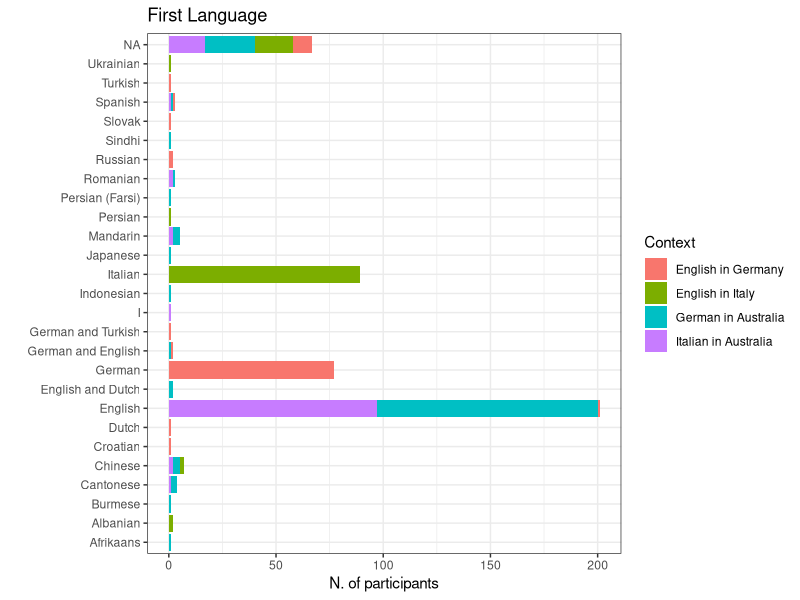
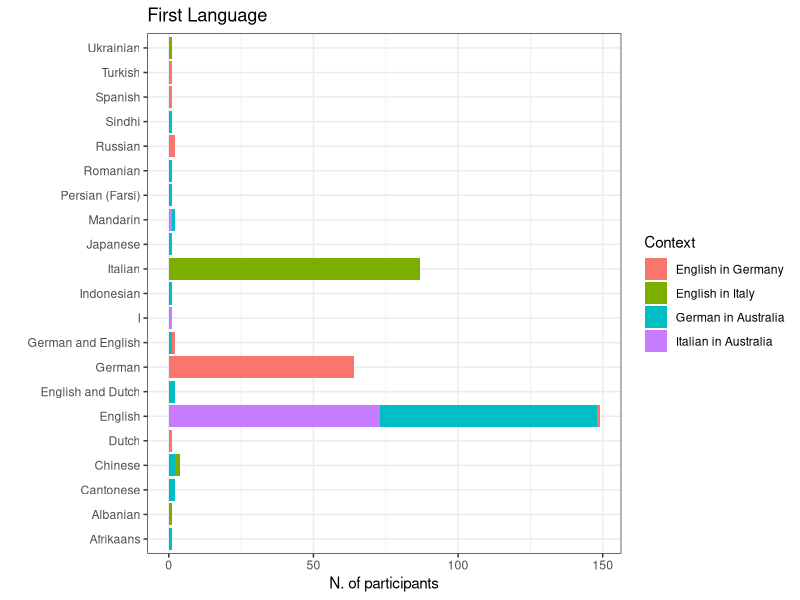
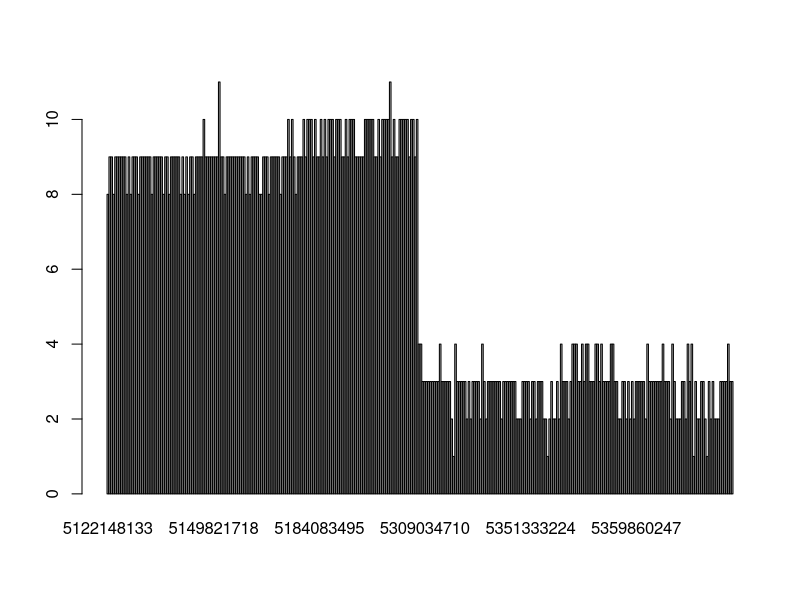
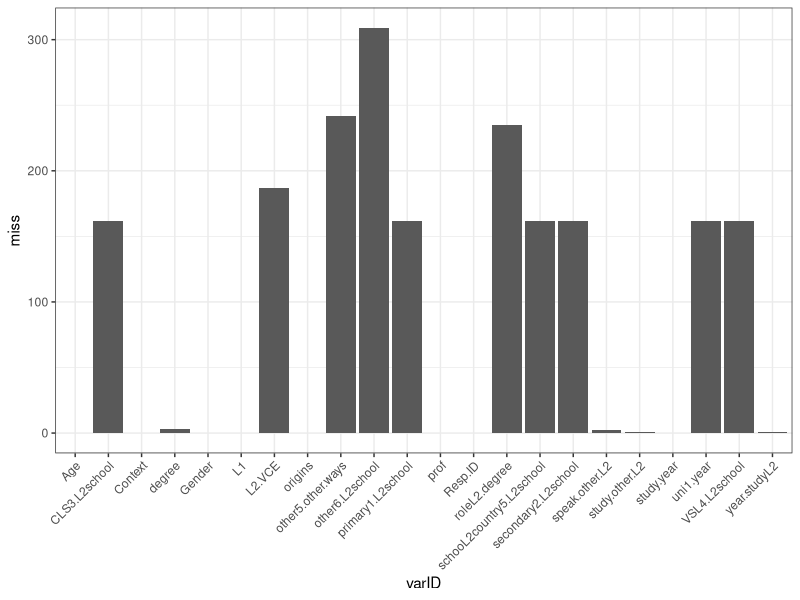

Recreate these plots in R, in order. (Note: this script raises an error after producing the figures.)
## ---- chunk 1
library(readr)
library(tidyverse)
library(reshape2)
library(corrplot)
library(psych)
library(pheatmap)
library(RColorBrewer)
library(cowplot)
library(gridExtra)
library(cowplot)
library(pheatmap)
# Chunk options
knitr::opts_chunk$set(echo = TRUE, prompt = TRUE,cache = TRUE,fig.width = 12,fig.height = 12)

## ---- chunk 2
european <- read_csv("european_recoded.csv")
australian <- read_csv("australian_recoded.csv")

all <- merge(european,australian,all = TRUE)
## ---- chunk 3
demographics_var <- c("Age","Gender","L1","speak.other.L2","study.other.L2","origins","year.studyL2","other5.other.ways","degree","roleL2.degree","study.year","prof","L2.VCE","uni1.year","Context")
l2School <- "\\.L2school$"
l2School_variables <- colnames(all)[grep(l2School,colnames(all))]
## ---- chunk 4
#table(all$L1,all$Context) # too many levels - needs to be cleaned (ex tot number of languages?)
table(all$L1,useNA = "always")
ggplot(all,aes(x=L1,fill=Context)) + geom_bar() + coord_flip() + ggtitle("First Language") + labs(y="N. of participants",x="")+theme_bw()
#table(all$speak.other.L2,all$Context)
## ---- chunk 5
L2 <- data.frame(Freq=table(all$speak.other.L2)[order(table(all$speak.other.L2),decreasing = TRUE)],
                 L2=names(table(all$speak.other.L2))[order(table(all$speak.other.L2),decreasing = TRUE)]) # too many levels - needs to be cleaned (ex tot number of languages?)
head(L2)
## ---- chunk 6
table(all$origins,useNA = "always")
## ---- chunk 7
table(all$year.studyL2)
## ---- chunk 8
table(all$degree)
## ---- chunk 9
all$study.year[is.na(all$study.year)] <- all$uni1.year[is.na(all$study.year)]
#table(all$study.year)
all$study.year <- ifelse(all$study.year == "Already graduated after 5 semesters in March 2016, was interested in survery/study, sorry.","6th semester",all$study.year)
table(all$study.year)
## ---- chunk 10
table(all$prof,useNA = "always")
## ---- chunk 11
all$study.year[is.na(all$study.year)] <- all$uni1.year[is.na(all$study.year)]
# Filter only subject that we want to include in the study
# names(table(all$study.year))[1] = 1st semester"

filtered <- subset(all, (study.year == "1st year") | (study.year == names(table(all$study.year))[1]) & year.studyL2 != "0 years")

table(filtered$Context)
table(all$Context)
## ---- chunk 12
all <- filtered
demographics_var <- c("Age","Gender","L1","speak.other.L2","study.other.L2","origins","year.studyL2","other5.other.ways","degree","roleL2.degree","study.year","prof","L2.VCE","uni1.year","Context")
l2School <- "\\.L2school$"
l2School_variables <- colnames(all)[grep(l2School,colnames(all))]

ggplot(all,aes(x=L1,fill=Context)) + geom_bar() + coord_flip() + ggtitle("First Language") + labs(y="N. of participants",x="") + theme_bw()

table(all$L1,all$Context)

## ---- chunk 13
#Filter by L1

nc <- names(table(all$Context))
table(all$Context)
l1_filter <- all[(all$Context == nc[1] & (all$L1 == "German" | all$L1 == "German and English")) | 
                    (all$Context == nc[2] & (all$L1 == "Italian")) | 
                    (all$Context == nc[3] & (all$L1 == "English" | all$L1 == "English and Dutch" | all$L1 == "German and English")) |
                    (all$Context == nc[4] & (all$L1 == "English" | all$L1 == "English and Dutch" | all$L1 == "German and English")),]


#all <- l1_filter

# do not filter for L1
all <- all

# subset demographics
demo <- subset(all,select=c("Resp.ID",demographics_var,l2School_variables))

# Numeri finali
table(l1_filter$Context)
table(all$Context)

## ---- chunk 14
missing_bySample <- rowSums(is.na(demo))
names(missing_bySample) <- demo$Resp.ID
missing_byVar <- colSums(is.na(demo))
names(missing_byVar) <- colnames(demo)

barplot(missing_bySample)
d <- data.frame(miss=missing_byVar)
d$varID <- rownames(d)
ggplot(data=d,aes(x=varID,y=miss)) + geom_bar(stat="identity") + theme_bw() +theme(axis.text.x = element_text(angle = 45, hjust = 1)) 


demo_missing <- demo %>% group_by(Context) %>% summarise(roleL2.degree_na = sum(is.na(roleL2.degree)),
                                                         L2.VCE_na = sum(is.na(L2.VCE)),
                                                         other5.other.ways_na=sum(is.na(other5.other.ways )),
                                                         uni1.year_na = sum(is.na(uni1.year)),
                                                         primary1.L2school_na=sum(is.na(primary1.L2school)),
                                                         CLS3.L2school_na = sum(is.na(CLS3.L2school)),
                                                         VSL4.L2school_na=sum(is.na(VSL4.L2school)),
                                                         degree = sum(is.na(degree)),
                                                         schooL2country5.L2school_na=sum(is.na(schooL2country5.L2school)))

# We do not filter for speak.other.L2 or study.other.L2

#demo[is.na(demo$speak.other.L2),]
# teniamo
#demo[is.na(demo$study.other.L2),]
missing_bySample[names(missing_bySample) == "5166861581"]
#demo[is.na(demo$year.studyL2),]
missing_bySample[names(missing_bySample) == "5378798787"]

# remove NA from degree
#table(demo$degree,useNA = "always")
# Remove people
all <- all[!is.na(all$degree),]


table(all$Context)
## ---- chunk 15
write.csv(all,file.path("02-descriptive_data/context-merged_filtered.csv"))
## ---- chunk 16
# add numbers on the bar

# tabAge <- t(table(all$Age,all$Context))
# ggplot(all,aes(x=Age,fill=Context)) + geom_bar(position="dodge",colour="white")   + labs(y="N participants") + scale_y_continuous(breaks=seq(0,90,10),limits=c(0,90)) + theme_bw() + draw_grob(tableGrob(tabAge), x=2.5, y=40, width=0.3, height=0.4) + ggtitle("Participants by age")
# tabAge

tabAge <- t(table(all$Age,all$Context))
ggdf <- data.frame(Age = rep(colnames(tabAge),each=4)[!(as.numeric(tabAge) == 0)],
  N.Participants = as.numeric(tabAge)[!(as.numeric(tabAge) == 0)],
  Context = rep(rownames(tabAge),times=3)[!(as.numeric(tabAge) == 0)])

ggplot(ggdf,aes(x=Age,y=N.Participants,fill=Context)) + geom_bar(position="dodge",colour="white",stat="identity")  + scale_y_continuous(breaks=seq(0,90,10),limits=c(0,90)) + theme_bw() + ggtitle("Participants by age")+
  geom_text(aes(label = N.Participants), hjust=0.5, vjust=-0.25, size = 2.5,position=position_dodge(width=0.9)) 

## ---- chunk 17
# add numbers on the bar

tabAge <- t(table(all$Gender,all$Context))
ggdf <- data.frame(Gender = rep(colnames(tabAge),each=4)[!(as.numeric(tabAge) == 0)],
  N.Participants = as.numeric(tabAge)[!(as.numeric(tabAge) == 0)],
  Context = rep(rownames(tabAge),times=3)[!(as.numeric(tabAge) == 0)])


ggplot(ggdf,aes(x=Gender,y=N.Participants,fill=Context)) + geom_bar(position="dodge",colour="white",stat="identity")  + labs(y="N participants") + scale_y_continuous(breaks=seq(0,90,10),limits=c(0,90)) + theme_bw() + ggtitle("Participants by gender")+  geom_text(aes(label = N.Participants), hjust=0.5, vjust=-0.25, size = 2.5,position=position_dodge(width=0.9)) 

## ---- chunk 18
# add numbers on the bar
tabAge <- t(table(all$origins,all$Context))
ggplot(all,aes(x=origins,fill=Context)) + geom_bar(position="dodge",colour="white") + ggtitle("Origins by context") + scale_y_continuous(breaks=seq(0,90,10),limits=c(0,90)) + theme_bw() + draw_grob(tableGrob(tabAge), x=2, y=60, width=0.3, height=0.4) + ggtitle("Participants by origins")
tabAge
## ---- chunk 19
tabAge <- t(table(all$prof,all$Context))
ggplot(all,aes(x=Context,fill=prof)) + geom_bar(position="dodge",colour="white") + ggtitle("Proficiency by context") + scale_y_continuous(breaks=seq(0,90,10),limits=c(0,90)) + theme_bw() + draw_grob(tableGrob(tabAge), x=2, y=80, width=0.3, height=0.4)
tabAge
## ---- chunk 20
tabAge <- t(table(all[all$Context != "English in Germany" & all$Context != "English in Italy","L2.VCE"],all[all$Context != "English in Germany" & all$Context != "English in Italy",'Context'],useNA = "always"))
tabAge <- tabAge[-3,]

ggplot(all[all$Context != "English in Germany" & all$Context != "English in Italy",],aes(x=Context,fill=L2.VCE)) + geom_bar(position="dodge",colour="white") + ggtitle("L2.VCE by context") + scale_y_continuous(breaks=seq(0,90,10),limits=c(0,90)) + theme_bw() + draw_grob(tableGrob(tabAge), x=2, y=80, width=0.3, height=0.4)
## ---- chunk 21
# year study L2
table(all$year.studyL2,all$other.year.studyL2.richi)

all$year.studyL2 <- ifelse(all$year.studyL2 == "Other",all$other.year.studyL2.richi,all$year.studyL2 )

# European context
ggplot(all[all$Context == "English in Germany" | all$Context == "English in Italy",],aes(x=degree,fill=year.studyL2)) + geom_bar(position="dodge",colour="white") + theme_bw() + ggtitle("Degree by study year L2, by Context") +  facet_grid(~Context,scales="free") + theme(axis.text.x = element_text(angle = 45, hjust = 1)) + labs(y = "N participants", x = "degree")
## ---- chunk 22
# Australian context
tabAge <- t(table(all[all$Context == "Italian in Australia" | all$Context == "German in Australia",'degree'],all[all$Context == "Italian in Australia" | all$Context == "German in Australia",'Context']))
ggplot(all[all$Context == "Italian in Australia" | all$Context == "German in Australia",],aes(x=Context,fill=degree)) + geom_bar(position="dodge",colour="white") + theme_bw() + ggtitle("Degree in Australian Contexts") + draw_grob(tableGrob(tabAge), x=1., y=40, width=0.3, height=0.4)
tabAge
## ---- chunk 23
# Australian context
tabAge <- t(table(all[all$Context == "English in Italy" | all$Context == "English in Germany",'degree'],all[all$Context == "English in Italy" | all$Context == "English in Germany",'Context']))

ggplot(all[all$Context == "English in Italy" | all$Context == "English in Germany",],aes(x=Context,fill=degree)) + geom_bar(position="dodge",colour="white") + theme_bw() + ggtitle("Degree in European Contexts")

tabAge
## ---- chunk 24
likert_grep <- "\\.id$|\\.ought$|\\.intr$|\\.instru$|\\.integr$|\\.prof$|\\.post$|\\.comm$|^necessity$|^educated$"

# all
likert_variables_all <- colnames(all)[grep(likert_grep,colnames(all))]
likert_variables_all
likert_variables_all <- likert_variables_all[!(likert_variables_all %in% "other.prof")]
## ---- chunk 25
all_melt <- melt(all,id.vars = c("Resp.ID","Gender","Age","prof","Context","study.year"),
                        measure.vars = likert_variables_all)

all_melt$value <- factor(all_melt$value,levels=c("Strongly disagree","Disagree","Not sure","Agree","Strongly agree"))

all_melt <- all_melt %>% separate(variable,into=c("item","type"),sep="\\.",remove=FALSE)
ggplot(all_melt,aes(x=variable,fill=value)) + geom_bar(position = "stack",colour="black") + 
  facet_grid(Context~type,scales = "free")+theme(axis.text.x = element_text(angle = 45, hjust = 1),axis.text=element_text(size=8)) + ggtitle("Filtered dataset") + scale_fill_manual(values=c("#ca0020","#f4a582","#ffffbf","#abd9e9","#2c7bb6","grey"))

filt_sum <- all_melt %>% group_by(Context,variable,type,value) %>% dplyr::summarise(Ngroup=length(value))
ggplot(filt_sum,aes(x=value,y=Ngroup,colour=Context,group=interaction(variable, Context))) + geom_line() + geom_point() + facet_wrap(~type,scales = "free")+theme(axis.text.x = element_text(angle = 45, hjust = 1))

## ---- chunk 26
convertToNumber <- function(column){
  column <- factor(column,levels = c("Strongly disagree","Disagree","Not sure","Agree","Strongly agree"))
  column_number <- as.numeric(column)
  return(column_number)
}

table(all$Context)

convert_likert <- data.frame(apply(subset(all,select=likert_variables_all),2,convertToNumber))
colnames(convert_likert) <- paste0(colnames(convert_likert),"1")

likert_variables1 <- paste0(likert_variables_all,"1")

# join the converted variables to the filtered dataset
filtered_conv <- cbind(all,convert_likert)

table(filtered_conv[,likert_variables_all[1]],filtered_conv[,likert_variables1[1]],useNA = "always")
## ---- chunk 27
cov <- cor(filtered_conv[filtered_conv$Context == "Italian in Australia",likert_variables1[!(likert_variables1 %in% "necessity1")]],method = "pearson",use="pairwise.complete.obs")


row_infos <- data.frame(Variables=sapply(strsplit(colnames(cov),split="\\."),function(x) x[2]))
row_infos$Variables <- as.character(row_infos$Variables)
rownames(row_infos) <- rownames(cov)
row_infos$Variables[which(is.na(row_infos$Variables))] <- c("educated")
row_infos <- row_infos[order(row_infos$Variables),,drop=FALSE]

ann_col_wide <- data.frame(Variable=unique(row_infos$Variables))
ann_colors_wide <- list(Variables=c(comm1="#bd0026",educated="#b35806", id1="#f6e8c3",instru1="#35978f",integr1="#386cb0",intr1="#ffff99",ought1="grey",post1="black",prof1="pink"))

#pheatmap(cov, main = "Italian in Australia",annotation_names_row = FALSE,cluster_cols=TRUE,cluster_rows=TRUE,annotation_col = row_infos[,1,drop=FALSE], annotation_row = row_infos[,1,drop=FALSE],  annotation_colors = ann_colors_wide,breaks=seq(-1,1,0.2),col=c("#67001f","#b2182b","#d6604d","#f4a582","#fddbc7","#f7f7f7","#d1e5f0","#92c5de","#4393c3","#2166ac","#053061"),show_colnames = FALSE,width = 7,height = 7)
###################

diag(cov) <- NA
pheatmap(cov, main = "Italian in Australia",annotation_names_row = FALSE,cluster_cols=TRUE,cluster_rows=TRUE,annotation_col = row_infos[,1,drop=FALSE], annotation_row = row_infos[,1,drop=FALSE]
,  annotation_colors = ann_colors_wide,show_colnames = FALSE,breaks = seq(-0.6,0.7,length.out = 50),width = 7,height = 7,color=colorRampPalette(brewer.pal(n = 7, name = "RdBu"))(50))
## ---- chunk 28
cov <- cor(filtered_conv[filtered_conv$Context == "German in Australia",likert_variables1[!(likert_variables1 %in% "necessity1")]],method = "pearson",use="pairwise.complete.obs")

row_infos <- data.frame(Variables=sapply(strsplit(colnames(cov),split="\\."),function(x) x[2]))
row_infos$Variables <- as.character(row_infos$Variables)
rownames(row_infos) <- rownames(cov)
row_infos$Variables[which(is.na(row_infos$Variables))] <- c("educated")
row_infos <- row_infos[order(row_infos$Variables),,drop=FALSE]

ann_col_wide <- data.frame(Variable=unique(row_infos$Variables))
ann_colors_wide <- list(Variables=c(comm1="#bd0026",educated="#b35806", id1="#f6e8c3",instru1="#35978f",integr1="#386cb0",intr1="#ffff99",ought1="grey",post1="black",prof1="pink"))

diag(cov) <- NA
pheatmap(cov, main = "German in Australia",annotation_names_row = FALSE,cluster_cols=TRUE,cluster_rows=TRUE,annotation_col = row_infos[,1,drop=FALSE], annotation_row = row_infos[,1,drop=FALSE]
,  annotation_colors = ann_colors_wide,show_colnames = FALSE,breaks = seq(-0.6,0.7,length.out = 50),width = 7,height = 7,color=colorRampPalette(brewer.pal(n = 7, name = "RdBu"))(50))
## ---- chunk 29
cov <- cor(filtered_conv[filtered_conv$Context == "English in Germany",likert_variables1[!(likert_variables1 %in% c("reconnect.comm1",    "speakersmelb.comm1","comecloser.comm1","educated1"))]],method = "pearson",use="pairwise.complete.obs")

row_infos <- data.frame(Variables=sapply(strsplit(colnames(cov),split="\\."),function(x) x[2]))
row_infos$Variables <- as.character(row_infos$Variables)
rownames(row_infos) <- rownames(cov)
row_infos$Variables[which(is.na(row_infos$Variables))] <- c("necessity")
row_infos <- row_infos[order(row_infos$Variables),,drop=FALSE]

ann_col_wide <- data.frame(Variable=unique(row_infos$Variables))
ann_colors_wide <- list(Variables=c(id1="#f6e8c3",necessity="#b35806",instru1="#35978f",integr1="#386cb0",intr1="#ffff99",ought1="grey",post1="black",prof1="pink"))

diag(cov) <- NA
pheatmap(cov, main = "English in Germany",annotation_names_row = FALSE,cluster_cols=TRUE,cluster_rows=TRUE,annotation_col = row_infos[,1,drop=FALSE], annotation_row = row_infos[,1,drop=FALSE]
,  annotation_colors = ann_colors_wide,show_colnames = FALSE,breaks = seq(-0.6,0.7,length.out = 50),width = 7,height = 7,color=colorRampPalette(brewer.pal(n = 7, name = "RdBu"))(50))
## ---- chunk 30
cov <- cor(filtered_conv[filtered_conv$Context == "English in Italy",likert_variables1[!(likert_variables1 %in% c("reconnect.comm1","speakersmelb.comm1","comecloser.comm1","educated1"))]],method = "pearson",use="pairwise.complete.obs")

row_infos <- data.frame(Variables=sapply(strsplit(colnames(cov),split="\\."),function(x) x[2]))
row_infos$Variables <- as.character(row_infos$Variables)
rownames(row_infos) <- rownames(cov)
row_infos$Variables[which(is.na(row_infos$Variables))] <- "necessity"
row_infos <- row_infos[order(row_infos$Variables),,drop=FALSE]

ann_col_wide <- data.frame(Variable=unique(row_infos$Variables))
ann_colors_wide <- list(Variables=c(comm1="#bd0026",necessity="#b35806", id1="#f6e8c3",instru1="#35978f",integr1="#386cb0",intr1="#ffff99",ought1="grey",post1="black",prof1="pink"))

diag(cov) <- NA
pheatmap(cov, main = "English in Italy",annotation_names_row = FALSE,cluster_cols=TRUE,cluster_rows=TRUE,annotation_col = row_infos[,1,drop=FALSE], annotation_row = row_infos[,1,drop=FALSE]
,  annotation_colors = ann_colors_wide,show_colnames = FALSE,breaks = seq(-0.6,0.7,length.out = 50),width = 7,height = 7,color=colorRampPalette(brewer.pal(n = 7, name = "RdBu"))(50))
## ---- chunk 31
cov <- cor(filtered_conv[,likert_variables1],method = "pearson",use="pairwise.complete.obs")

row_infos <- data.frame(Variables=sapply(strsplit(colnames(cov),split="\\."),function(x) x[2]))
row_infos$Variables <- as.character(row_infos$Variables)
rownames(row_infos) <- rownames(cov)
row_infos$Variables[which(is.na(row_infos$Variables))] <- c("necessity","educated")
row_infos <- row_infos[order(row_infos$Variables),,drop=FALSE]

ann_col_wide <- data.frame(Variable=unique(row_infos$Variables))
ann_colors_wide <- list(Variables=c(comm1="#bd0026",educated="orange", id1="#f6e8c3",instru1="#35978f",necessity="#b35806",integr1="#386cb0",intr1="#ffff99",ought1="grey",post1="black",prof1="pink"))

diag(cov) <- NA
pheatmap(cov, main = "All Contexts",annotation_names_row = FALSE,cluster_cols=TRUE,cluster_rows=TRUE,annotation_col = row_infos[,1,drop=FALSE], annotation_row = row_infos[,1,drop=FALSE]
,  annotation_colors = ann_colors_wide,show_colnames = FALSE,breaks = seq(-0.6,0.7,length.out = 50),width = 7,height = 7,color=colorRampPalette(brewer.pal(n = 7, name = "RdBu"))(50))

## ---- chunk 32
sets <- list(id.var=likert_variables1[grep("\\.id1$",likert_variables1)],
             ought.var=likert_variables1[grep("\\.ought1$",likert_variables1)],
             intr.var=likert_variables1[grep("\\.intr1$",likert_variables1)],
             instru.var=likert_variables1[grep("\\.instru1$",likert_variables1)],
             integr1.var=likert_variables1[grep("\\.integr1$",likert_variables1)],
             prof.var=likert_variables1[grep("\\.prof1$",likert_variables1)],
             post.var=likert_variables1[grep("\\.post1$",likert_variables1)],
             comm.var=likert_variables1[grep("\\.comm1$",likert_variables1)])
              

get_alpha <- function(dataMot,
                      var=sets$id.var){
  var_alpha <- alpha(dataMot[,var])
  dataf <- data.frame(alpha=var_alpha$total,
                    drop = var_alpha$alpha.drop)
  rownames(dataf) <- rownames(var_alpha$alpha.drop)
  return(dataf)
}

# "Italian in Australia"
ita_in_au <- do.call(rbind,lapply(sets,function(x) {
  get_alpha(data=filtered_conv[filtered_conv$Context == "Italian in Australia",],
                      var=x)}))
ita_in_au$var <- sapply(strsplit(rownames(ita_in_au),split="\\."),function(x) x[1]) 
ita_in_au$var.full <- sapply(strsplit(rownames(ita_in_au),split="\\."),function(x) x[3]) 
ita_in_au$Context <- "Italian in Australia"
rownames(ita_in_au) <- NULL

# "German in Australia"
germ_in_au <- do.call(rbind,lapply(sets,function(x) {
  get_alpha(data=filtered_conv[filtered_conv$Context == "German in Australia",],
                      var=x)}))
germ_in_au$var <- sapply(strsplit(rownames(germ_in_au),split="\\."),function(x) x[1]) 
germ_in_au$var.full <- sapply(strsplit(rownames(germ_in_au),split="\\."),function(x) x[3]) 
germ_in_au$Context <- "German in Australia"
rownames(germ_in_au) <- NULL

# "English in Germany"
eng_in_germ <- do.call(rbind,lapply(sets[!(names(sets) %in% "comm.var")],function(x) {
  get_alpha(data=filtered_conv[filtered_conv$Context == "English in Germany",],
                      var=x)}))

# the ones that makes issues
get_alpha(data=filtered_conv[filtered_conv$Context == "English in Germany",],
                      var=sets$ought.var)

eng_in_germ$var <- sapply(strsplit(rownames(eng_in_germ),split="\\."),function(x) x[1]) 
eng_in_germ$var.full <- sapply(strsplit(rownames(eng_in_germ),split="\\."),function(x) x[3]) 
eng_in_germ$Context <- "English in Germany"
rownames(eng_in_germ) <- NULL

# "English in Italy"
eng_in_ita <- do.call(rbind,lapply(sets[!(names(sets) %in% "comm.var")],function(x) {
  get_alpha(data=filtered_conv[filtered_conv$Context == "English in Italy",],
                      var=x)}))
eng_in_ita$var <- sapply(strsplit(rownames(eng_in_ita),split="\\."),function(x) x[1]) 
eng_in_ita$var.full <- sapply(strsplit(rownames(eng_in_ita),split="\\."),function(x) x[3]) 
eng_in_ita$Context <- "English in Italy"
rownames(eng_in_ita) <- NULL

# combine
full_alpha <- rbind(eng_in_ita,eng_in_germ,germ_in_au,ita_in_au)

## ---- chunk 33

full_alpha %>% group_by(Context,var) %>% 
  summarise(st.alpha = unique(alpha.std.alpha),
            G6=unique(alpha.G6.smc.)) %>%
  ggplot(.,aes(x=var,y=st.alpha,colour=Context)) + geom_point() + geom_line(aes(group=Context)) + theme_bw()

## ---- chunk 34
all_melt <- all_melt %>% separate(variable,into=c("item","type"),sep="\\.",remove=FALSE)
p1=ggplot(all_melt,aes(x=variable,fill=value)) + geom_bar(position = "stack") + 
  facet_grid(Context~type,scales = "free") + ggtitle("Filtered dataset")+theme(axis.text.x = element_text(angle = 45, hjust = 1),axis.text=element_text(size=8))+theme_bw()

p2=ggplot(full_alpha,aes(x=var.full,y=drop.std.alpha,colour=Context)) + geom_point() + geom_line(aes(group=Context)) + theme_bw() + facet_wrap(~var,scales="free")

p4=ggplot(full_alpha,aes(x=var.full,y=drop.average_r,colour=Context)) + geom_point() + geom_line(aes(group=Context)) + theme_bw() + facet_wrap(~var,scales="free")

p3=full_alpha %>% group_by(Context,var) %>% 
  summarise(st.alpha = unique(alpha.std.alpha),
            G6=unique(alpha.G6.smc.)) %>%
  ggplot(.,aes(x=var,y=st.alpha,colour=Context)) + geom_point() + geom_line(aes(group=Context)) + theme(axis.text.x = element_text(angle = 45, hjust = 1),axis.text=element_text(size=8)) + theme_bw()


plot_grid(p2,p3,nrow=2)

